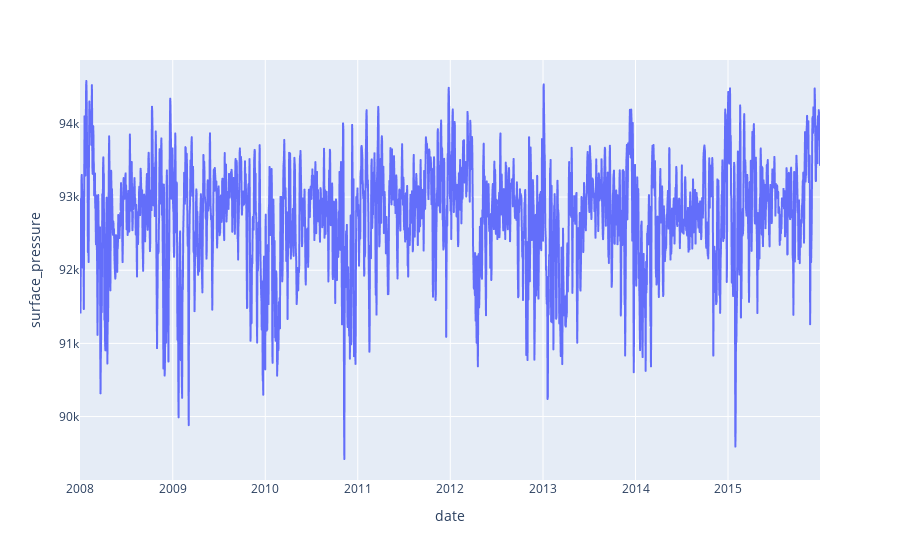

The code cell stored with this chart in its notebook:
### Code cell
px.line(test_df, x="date", y="surface_pressure")

### Figure 1 — Plotly figure (JSON) as saved in the notebook; plotly's stock layout.template omitted (floating-point values rounded to 4 significant figures; data arrays with more than 128 entries replaced by an {"elided": "..."} marker saying what was removed)
{"data": [{"hovertemplate": "date=%{x}<br>surface_pressure=%{y}<extra></extra>", "legendgroup": "", "line": {"color": "#636efa", "dash": "solid"}, "marker": {"symbol": "circle"}, "mode": "lines", "name": "", "showlegend": false, "type": "scattergl", "x": {"elided": "2921 str values"}, "xaxis": "x", "y": {"elided": "2921 float values"}, "yaxis": "y"}], "layout": {"legend": {"tracegroupgap": 0}, "margin": {"t": 60}, "xaxis": {"anchor": "y", "domain": [0, 1], "title": {"text": "date"}}, "yaxis": {"anchor": "x", "domain": [0, 1], "title": {"text": "surface_pressure"}}}}
